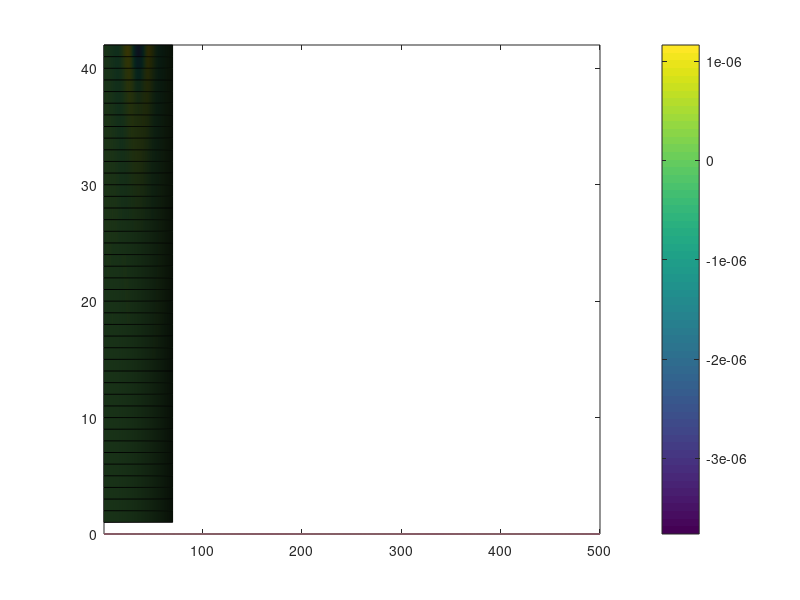

Source code (MATLAB):
%physical constants
clear all;
close all;
c0    = 2.998e8;
eta0 = 120*pi;
mu0  = pi*4e-7;
eps0 = 1e-9/(36*pi);
%box dimensions
width  = 0.09; % 9cm 
height = width;
length  = width;
%source parameters
f0     = 3e9; % GHz
tw     = 1e-8/pi;
t0     = 4*tw;
%spatial discretization
adipose = 10;
tumor   = 60;
sigma   = 1;
epsr    = tumor;
w    = 2 * pi * f0;
k    = (w/c0)*sqrt(epsr-1j*sigma/(w*eps0));
beta = real(k);
c    = w / beta;
lambda = c/f0;
dxmax  = lambda / 10;
dx = dxmax;
dy = dxmax;
dz = dxmax;
nx = round(width/dx);
ny = round(height/dy);
nz = round(length/dz);
%source position
srcx = round(nx / 2);
srcy = round(nz / 2);
srcz = round(3 * ny / 4);
%material
mx = 3 * nx / 8;
my = ny / 8;
mz = nz / 8;
mw = nx / 4; % width
mh = ny / 4; % height
ml = nz / 4; % length
al = ny / 2;
eps = ones(nx,ny,nz) * eps0 * adipose;
sigma = ones(nx,ny,nz) * f0 * 1e-9 * 0.5 - 0.5;;
for i=1:1:nx
    for j=1:1:ny
       for k=1:1:nz
           % adipose tissue is located under z < al
          if (k<al)
            eps(i,j,k) = eps0 * adipose ; 
            sigma(i,j,k) = f0 * 1e-9 * 0.5 - 0.5;
          end
          if (i>mx && i<(mw+mx) && j>my && j<(mh+my) && k>mz && k<(ml+mz))
            eps(i,j,k) = eps0 * tumor;
            sigma(i,j,k) =  f0 * 1e-9 - 0.5;
          end
       end
    end
end
%time discretization
dt   = 0.99/(c0*sqrt(dx^-2+dy^-2+dz^-2));
n_iter = 500;
%receivers
nrec = nx;
recdy = round(ny / nrec);
recx = srcx;
recz = srcz + 5;
rec  = zeros(nrec,n_iter);
%EM field dimensions
Hx = zeros(nx,ny,nz);
Hy = zeros(nx,ny,nz);
Hz = zeros(nx,ny,nz);
Ex = zeros(nx,ny,nz);
Ey = zeros(nx,ny,nz);
Ez = zeros(nx,ny,nz);
%iteration
i = 0;
for n=1:1:n_iter
    %magnetic field derivatives
    Hxy = diff(Hx,1,2);
    Hxz = diff(Hx,1,3);
    Hzx = diff(Hz,1,1);
    Hzy = diff(Hz,1,2);
    Hyx = diff(Hy,1,1);
    Hyz = diff(Hy,1,3);
    
    %electric field maxwell equations
    epsi = eps(:,2:end-1,2:nz-1);
    ksi = (dt * sigma(:,2:end-1,2:nz-1)) ./ ( 2 * epsi );
    c2 = (1./(1+ksi)).*(dt./epsi);
    c1 = (1-ksi)./(1+ksi);
    Ex(:,2:end-1,2:end-1) = c1.*Ex(:,2:end-1,2:nz-1) + c2.*((1/dy)*Hzy(:,1:end-1,2:end-1) - (1/dz)*Hyz(:,2:ny-1,1:end-1));
    
    epsi = eps(2:end-1,:,2:end-1);
    ksi = (dt * sigma(2:end-1,:,2:end-1)) ./ ( 2 * epsi );
    c2 = (1./(1+ksi)).*(dt./epsi);
    c1 = (1-ksi)./(1+ksi);
    Ey(2:end-1,:,2:end-1) = c1.*Ey(2:end-1,:,2:end-1) + c2.*((1/dz)*Hxz(2:end-1,:,1:end-1) - (1/dx)*Hzx(1:end-1,:,2:end-1));
    
    epsi = eps(2:end-1,2:end-1,:);
    ksi = (dt * sigma(2:end-1,2:end-1,:)) ./ ( 2 * epsi );
    c2 = (1./(1+ksi)).*(dt./epsi);
    c1 = (1-ksi)./(1+ksi);
    Ez(2:end-1,2:end-1,:) = c1.*Ez(2:end-1,2:end-1,:) + c2.*((1/dx)*Hyx(1:end-1,2:end-1,:) - (1/dy)*Hxy(2:end-1,1:end-1,:));
   
    %gaussian source
    f = sin(2*pi*f0*n*dt)*exp(-(n*dt-t0)^2/(tw^2))/dy;
    Ez(srcx,srcy,srcz) = Ez(srcx,srcy,srcz) + f;
    %Ezn(n)=Ez(srcx,srcy,srcz);
    
    %electric field derivatives
    Exy = diff(Ex,1,2);
    Exz = diff(Ex,1,3);
    Ezx = diff(Ez,1,1);
    Ezy = diff(Ez,1,2);
    Eyx = diff(Ey,1,1);
    Eyz = diff(Ey,1,3);
    
    %magnetic field maxwell equations
    Hx(:,1:end-1,1:end-1) = Hx(:,1:end-1,1:end-1) - (dt/(mu0*dy))*Ezy(:,:,1:end-1) + (dt/(mu0*dz))*Eyz(:,1:end-1,:);
    Hy(1:end-1,:,1:end-1) = Hy(1:end-1,:,1:end-1) - (dt/(mu0*dz))*Exz(1:end-1,:,:) + (dt/(mu0*dx))*Ezx(:,:,1:end-1);
    Hz(1:end-1,1:end-1,:) = Hz(1:end-1,1:end-1,:) - (dt/(mu0*dx))*Eyx(:,1:end-1,:) + (dt/(mu0*dy))*Exy(1:end-1,:,:);
    
    for k=1:1:nrec
    rec(k,n) = Ez(recx,recdy * k ,recz);
    end
    
    %display
    if (mod(i,5)==0)
        slice(:,:)=Ez(round(nx/2),:,:);
        pcolor(slice(:,1:round(nx*0.6))');
        colorbar;
        drawnow
    end
    i = i+1;
    disp(i)
end

close all
hold on
 for k=1:1:nrec
    plot(rec(k,:))
 end

save('conductive-receivers.mat','rec','nrec','n_iter','recx','recdy','recz')


